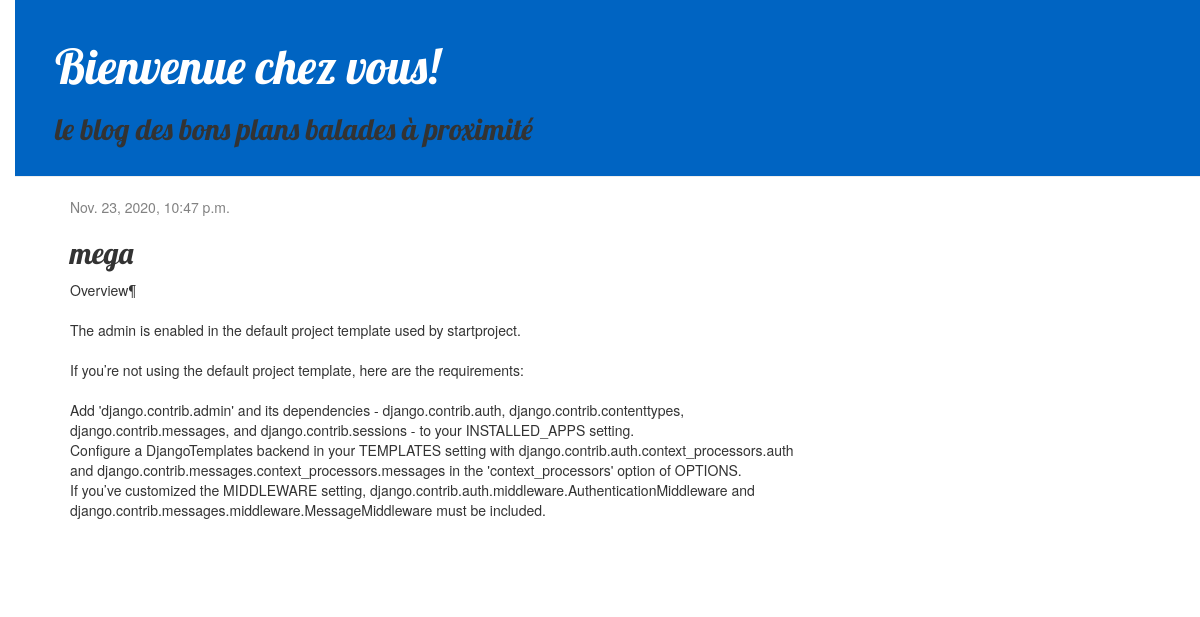
Screenshot of /post/3/ with the database file from the repository.
### blog/models.py (models this page shows, shortened)
class Post(models.Model):
    author = models.ForeignKey(settings.AUTH_USER_MODEL, on_delete=models.CASCADE)
    title = models.CharField(max_length=200)
    text = models.TextField()
    created_date = models.DateTimeField(default=timezone.now)
    published_date = models.DateTimeField(blank=True, null=True)
    picture = models.ImageField(upload_to="images/", null=True, blank=True)

### blog/views.py (the view)
# urls.py: path('post/<int:pk>/', views.post_detail, name='post_detail'),
def post_detail(request, pk):
    post = get_object_or_404(Post, pk=pk)
    return render(request, 'blog/post_detail.html', {'post': post})

### blog/templates/blog/post_detail.html (shortened to what this page needs)
{% extends 'blog/base.html' %}
{% block content %}
    <div class="post">
        {% if post.published_date %}
            <div class="date">
                {{ post.published_date }}
            </div>
        {% endif %}
        <h2>{{ post.title }}</h2>
        <p>{{ post.text|linebreaksbr }}</p>
    </div>
{% endblock %}

### blog/static/css/blog.css (style rules this page uses)
body { padding-left: 15px; }
h1, h2, h3, h4 { font-family: 'Lobster', cursive; }
.date { color: #828282; }
.post { margin-bottom: 70px; }

### rows the page displays
Post: published_date "Nov. 23, 2020, 10:47 p.m.", title "mega", text "Overview¶ The admin is enabled in the default project template used by startproject. If you’re not using the default project template, here are the requirements: Add 'django.contrib.admin' and its dependencies - django.contrib.auth, django.contrib.contenttypes, django.contrib.messages, and django.contrib.sessions - to your INSTALLED_APPS setting. Configure a DjangoTemplates backend in your TEMPLATES setting with django.contrib.auth.context_processors.auth and django.contrib.messages.context_processors.messages in the 'context_processors' option of OPTIONS. If you’ve customized the MIDDLEWARE setting, django.contrib.auth.middleware.AuthenticationMiddleware and…"
